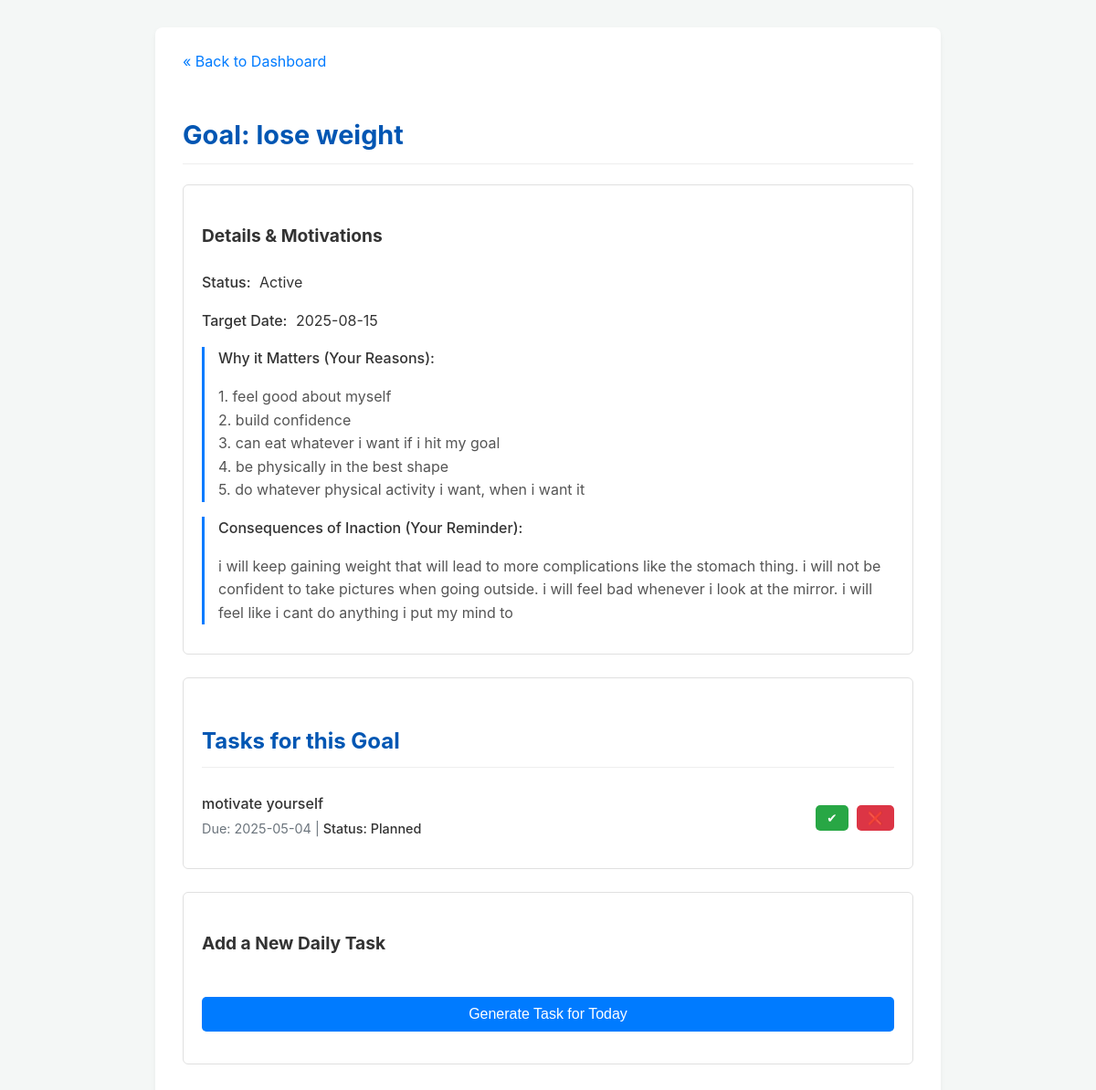
Before: /goal/1 with the older database file.
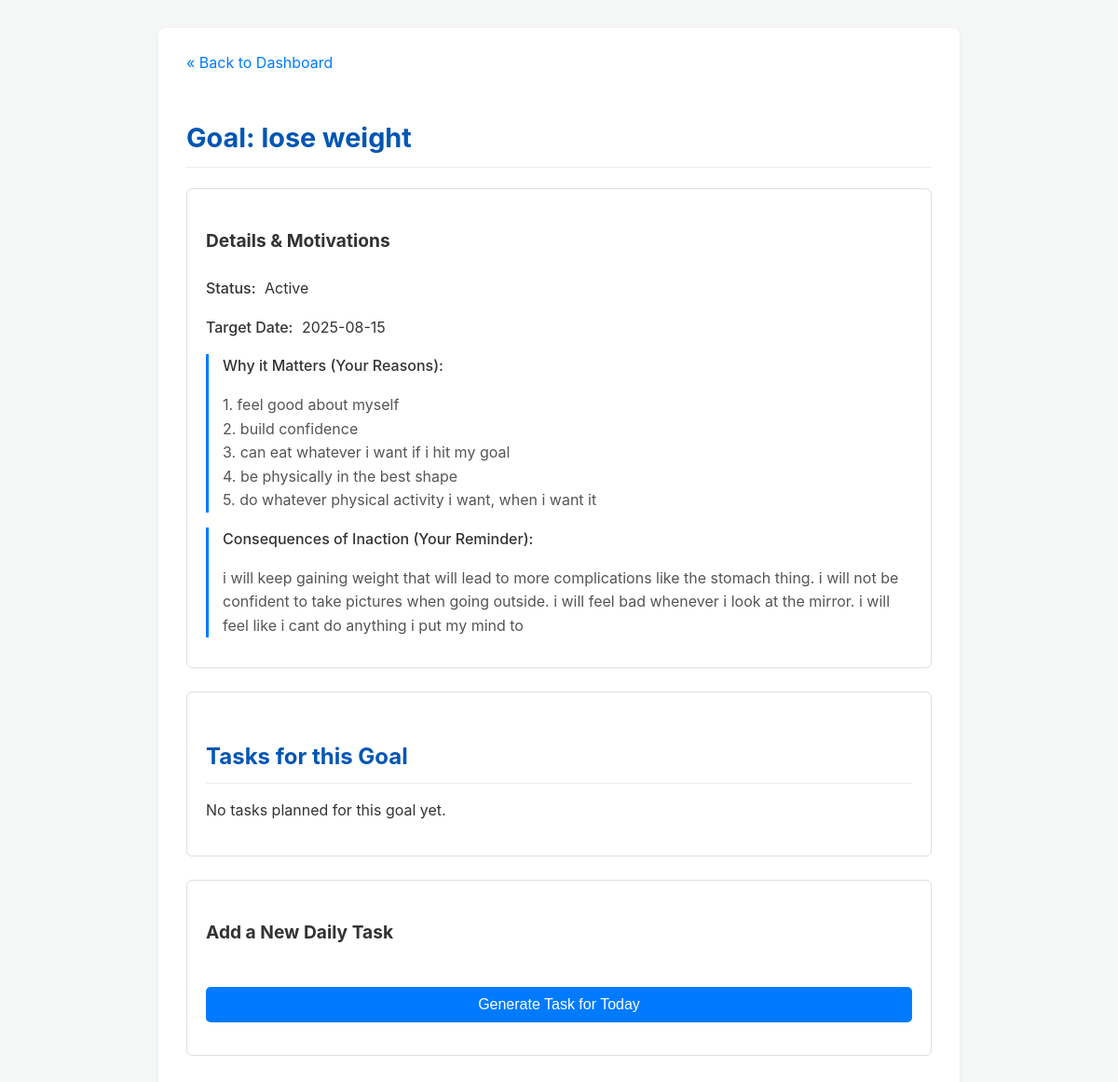
After: the same page with the newer database file.
### tables this page shows
CREATE TABLE goals (
    goal_id INTEGER PRIMARY KEY AUTOINCREMENT,
    user_id INTEGER NOT NULL,
    description TEXT NOT NULL,
    target_date TEXT, -- Store as TEXT (YYYY-MM-DD) or use specific date type
    status TEXT NOT NULL DEFAULT 'Active', -- e.g., Active, Achieved, Paused
    positive_reasons TEXT NOT NULL, -- Store the 'Top 5 Reasons' text
    consequences_of_inaction TEXT NOT NULL, -- Store the '5 Years...' text
    creation_date TIMESTAMP NOT NULL DEFAULT CURRENT_TIMESTAMP,
    FOREIGN KEY (user_id) REFERENCES users (user_id)
);

CREATE TABLE tasks (
    task_id INTEGER PRIMARY KEY AUTOINCREMENT,
    goal_id INTEGER NOT NULL,
    description TEXT NOT NULL,
    due_date TEXT NOT NULL, -- Store as TEXT (YYYY-MM-DD)
    status TEXT NOT NULL DEFAULT 'Planned', -- e.g., Planned, Completed, Missed
    completion_date TIMESTAMP,
    estimated_time TEXT, -- e.g., "15 minutes", "1 hour"
    creation_date TIMESTAMP NOT NULL DEFAULT CURRENT_TIMESTAMP,
    FOREIGN KEY (goal_id) REFERENCES goals (goal_id)
);

### app.py (the view, shortened to what this page needs)
@app.route('/goal/<int:goal_id>', methods=['GET', 'POST'])
def goal_detail(goal_id):
    db = get_db()
    goal = None
    tasks = []
    ai_message = "AI message generation skipped (not a GET request or goal not found)." # Default
    try:
        goal_cursor = db.execute(
            "SELECT * FROM goals WHERE goal_id = ? AND user_id = ?",
            (goal_id, DEFAULT_USER_ID)
        )
        goal = goal_cursor.fetchone()
    except sqlite3.Error as e:
        print(f"🔴 Error fetching goal {goal_id}: {e}")
        flash(f"Could not fetch goal details: {e}", "error")
        return redirect(url_for('index'))
    if goal is None:
         if not get_flashed_messages(category_filter=["error"]):
              flash("Goal not found or access denied.", "error")
         return redirect(url_for('index')) # Redirect if goal is None after fetch attempt
    try:
         tasks_cursor = db.execute(
             "SELECT * FROM tasks WHERE goal_id = ? ORDER BY due_date, status, creation_date",
             (goal_id,)
         )
         tasks = tasks_cursor.fetchall()
    except sqlite3.Error as e:
        flash("Could not fetch tasks.", "error")
        print(f"🔴 Error fetching tasks for goal {goal_id}: {e}")
    if request.method == 'GET': # Crucial: Only call API on GET
        if goal and GEMINI_CONFIGURED:
            try:
                prompt = f"""
                Act as a very brief, supportive coach. Look at the following goal and the user's reasons for achieving it.
                Goal: "{goal['description']}"
                User's Reasons Why: "{goal['positive_reasons']}"

                Based ONLY on the information above, provide a short (1-2 sentences maximum) encouraging message to help this user stay motivated towards their goal today. Do not ask questions. Be positive and direct. Address the user ("You...").
                """
                ai_message = "AI features are disabled."
            except Exception as e:
                 print(f"🔴 Error during AI message generation logic: {e}")
                 ai_message = "AI Coach message generation failed."
        elif goal and not GEMINI_CONFIGURED:
            ai_message = "AI features require API configuration."
        else:
             ai_message = "Cannot generate AI message (Goal missing or API issue)."
    today_date = datetime.date.today().isoformat()
    return render_template('goal_detail.html', goal=goal, tasks=tasks, today_date=today_date, ai_message=ai_message)

### app.py (called while the page is built)
def get_db():
    if 'db' not in g:
        try:
            g.db = sqlite3.connect(DATABASE, detect_types=sqlite3.PARSE_DECLTYPES)
            g.db.row_factory = sqlite3.Row
            print("Database connection opened.")
        except sqlite3.Error as e:
            print(f"🔴 ERROR connecting to database: {e}")
            raise ConnectionError(f"Could not connect to database: {e}") from e
    return g.db

### templates/goal_detail.html (shortened to what this page needs)
<!doctype html>
<html lang="en">
<head>
</head>
<body>
    <div class="container">
        <a href="{{ url_for('index') }}" class="back-link">« Back to Dashboard</a>
        {% if goal %}
            <h1>Goal: {{ goal['description'] }}</h1>
            <div class="goal-details">
               <h3>Details & Motivations</h3>
                <p><strong>Status:</strong> {{ goal['status'] }}</p>
                {% if goal['target_date'] %}
                <p><strong>Target Date:</strong> {{ goal['target_date'] }}</p>
                {% endif %}
                <div class="motivation-section">
                    <p><strong>Why it Matters (Your Reasons):</strong></p>
                    <p class="motivation">{{ goal['positive_reasons'] | replace('\r\n', '<br>') | replace('\n', '<br>') | safe }}</p>
                </div>
                 <div class="motivation-section">
                    <p><strong>Consequences of Inaction (Your Reminder):</strong></p>
                    <p class="motivation">{{ goal['consequences_of_inaction'] | replace('\r\n', '<br>') | replace('\n', '<br>') | safe }}</p>
                </div>
            </div>
            <div class="tasks-list">
                <h2>Tasks for this Goal</h2>
                {% if tasks %}
                    <ul>
                        {% for task in tasks %}
                            <li>
                                <div class="task-info">
                                    <strong>{{ task['description'] }}</strong>
                                    <span>Due: {{ task['due_date'] }} | <strong class="task-status-{{ task['status'] }}">Status: {{ task['status'] }}</strong></span>
                                </div>
                                <div class="task-actions">
                                    {% if task['status'] == 'Planned' %}
                                        <form method="post" action="{{ url_for('mark_task_complete', task_id=task['task_id']) }}">
                                            <button type="submit" class="btn-complete" title="Mark as Completed">✔</button>
                                        </form>
                                        <form method="post" action="{{ url_for('mark_task_missed', task_id=task['task_id']) }}">
                                            <button type="submit" class="btn-missed" title="Mark as Missed">❌</button>
                                        </form>
                                    {% else %}
                                        <form method="post" action="{{ url_for('reset_task_status', task_id=task['task_id']) }}">
                                             <button type="submit" class="btn-reset" title="Reset status to Planned">↺</button>
                                         </form>
                                    {% endif %}
                                </div>
                            </li>
                        {% endfor %}
                    </ul>
                {% else %}
                    <p>No tasks planned for this goal yet.</p>
                {% endif %}
            </div>
            <div class="add-task-form">
               <h3>Add a New Daily Task</h3>
                <form method="post" action="/generate_task_for_today" id="generate-task-form">
                    <button type="submit">Generate Task for Today</button>
                </form>
            </div>
        {% else %}
             <h1>Goal Not Found</h1>
             <p>The goal you requested could not be found or accessed. Please return to the dashboard.</p>
        {% endif %}
    </div>
</body>
</html>

### templates/goal_detail.html (style rules this page uses)
body { font-family: -apple-system, BlinkMacSystemFont, "Segoe UI", Roboto, "Helvetica Neue", Arial, sans-serif; margin: 0; padding: 0; background-color: #f4f7f6; color: #333; line-height: 1.6; }
.container { max-width: 800px; margin: 30px auto; background-color: #fff; padding: 25px 30px; border-radius: 8px; box-shadow: 0 3px 6px rgba(0,0,0,0.05); }
h1, h2, h3 { color: #0056b3; border-bottom: 1px solid #eee; padding-bottom: 8px; margin-bottom: 15px; }
h1 { font-size: 1.8em; margin-bottom: 0.75em; }
h2 { font-size: 1.5em; margin-top: 30px; }
h3 { font-size: 1.2em; margin-top: 20px; border-bottom: none; color: #333; }
.goal-details, .tasks-list, .add-task-form { background-color: #fff; border: 1px solid #e0e0e0; margin-bottom: 25px; padding: 20px; border-radius: 6px; }
.goal-details p { margin-bottom: 12px; line-height: 1.6; }
.goal-details strong { color: #333; margin-right: 5px; font-weight: 500; }
.motivation-section { margin-top: 15px; padding-left: 15px; border-left: 3px solid #007bff; }
.motivation { font-style: normal; color: #555; white-space: pre-wrap; line-height: 1.7; }
button[type="submit"], .task-actions button { padding: 10px 18px; margin-top: 20px; background-color: #007bff; color: white; border: none; border-radius: 5px; cursor: pointer; font-size: 1em; font-weight: 500; transition: background-color 0.2s ease, box-shadow 0.2s ease; }
button[type="submit"] { width: 100%; margin-top: 20px; }
.back-link { display: inline-block; margin-bottom: 25px; color: #007bff; text-decoration: none; font-size: 1em; }

Changed rows visible on the page:
removed tasks: description "motivate yourself", due_date "2025-05-04", status "Planned"
Other visible differences:
text now shown: "No tasks planned for this goal yet."
